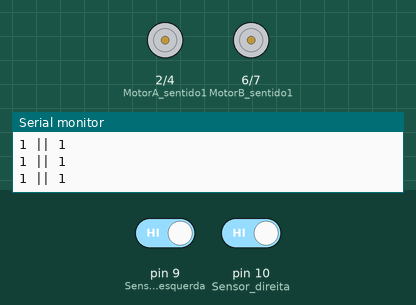
A sketch run on a simulated Arduino Uno, built with avr-gcc and run on an emulated ATmega328P. Shown: motor-driver pin pairs drawn as motors (green arrow = first pin HIGH = forward, orange = second pin HIGH = backward, longer = more drive, scaled by the enable pin), the last lines printed to the serial monitor. Inputs (shaded band) come from the test bench; at power-on: pin 9 (Sensor_esquerda) HIGH, pin 10 (Sensor_direita) HIGH.

Above: at 6.2 s.
6.3 s: pin 9 (Sensor_esquerda) driven LOW
At 7.4 s:
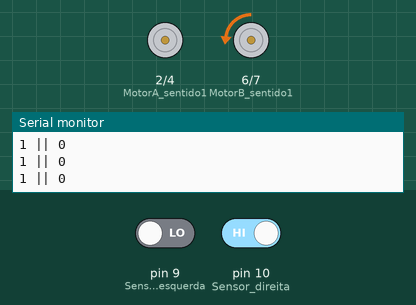
7.8 s: pin 10 (Sensor_direita) driven LOW
At 8.5 s:
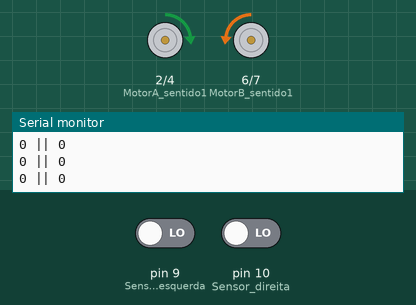
9.3 s: pin 9 (Sensor_esquerda) driven HIGH
At 9.6 s:
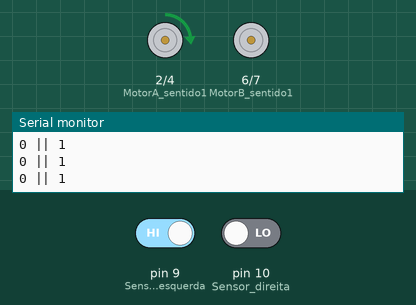
Timing chart, 0 to 12.3 s (numbered marks = the images above; inputs shaded):
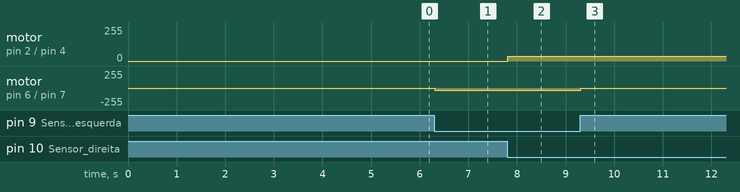

The sketch:

RoboSeguidorDeLinha.ino
```cpp
/*DECLARAÇÃO DE VARIAVEIS MOTORES PWM */
#define MotorA_sentido1 2
#define MotorA_sentido2 4
#define MotorB_sentido1 6
#define MotorB_sentido2 7
#define MotorA_PWM 3
#define MotorB_PWM 5

// * VELOCIDADES 0 - 255 - \\ 0 - PARADO, 1 - DEVAGAR, 2 - NORMAL e 3 - RÁPIDO * //
#define veloc0 0
#define veloc1 15
#define veloc2 35
#define veloc3 60

// * SENSORES DIREITA - ESQUERDA * //
#define Sensor_direita 10
#define Sensor_esquerda 9
bool direita, esquerda;

void setup() {
  delay(5000);
  Serial.begin(9600); //Inicializa a comunicação serial entre o Arduino e o computador.
  pinMode(MotorA_sentido1, OUTPUT);
  pinMode(MotorA_sentido2, OUTPUT);
  pinMode(MotorB_sentido1, OUTPUT);
  pinMode(MotorB_sentido2, OUTPUT);
  pinMode(MotorA_PWM, OUTPUT);
  pinMode(MotorB_PWM, OUTPUT);
  pinMode(Sensor_direita, INPUT);
  pinMode(Sensor_esquerda, INPUT);

}

void loop() {
   //Define o sentido de rotação dos motores
  digitalWrite(MotorA_sentido1, HIGH); //
  digitalWrite(MotorA_sentido2, LOW);
  digitalWrite(MotorB_sentido1, LOW);
  digitalWrite(MotorB_sentido2, HIGH);

  //Leituras dos Sensores
  direita = digitalRead(Sensor_direita);
  esquerda = digitalRead(Sensor_esquerda);
  Serial.print(direita);
  Serial.print(" || ");
  Serial.println(esquerda);

  //Rodando os motores dependendo das leituras
 if(direita == false && esquerda == false){
 analogWrite(MotorA_PWM, veloc2);
 analogWrite(MotorB_PWM, veloc2);
 } else if(direita == false && esquerda == true){
 delay(0);
 analogWrite(MotorA_PWM, veloc2);
 analogWrite(MotorB_PWM, veloc0);
 delay(0);
 }else if(direita == true && esquerda == false){
 delay(0);
 analogWrite(MotorA_PWM, veloc0);
 analogWrite(MotorB_PWM, veloc2);
 delay(0);

 }else if(direita == true && esquerda == true){
 analogWrite(MotorA_PWM, veloc0);
 analogWrite(MotorB_PWM, veloc0);
 }
}
```

Measured:
- after the input at 6.3 s, motor on pin 6 (MotorB_sentido1) / pin 7 (MotorB_sentido2): stopped → backward 35/255 at once
- after the input at 7.8 s, motor on pin 2 (MotorA_sentido1) / pin 4 (MotorA_sentido2): stopped → forward 35/255 at once
- after the input at 9.3 s, motor on pin 6 (MotorB_sentido1) / pin 7 (MotorB_sentido2): backward 35/255 → stopped at once
